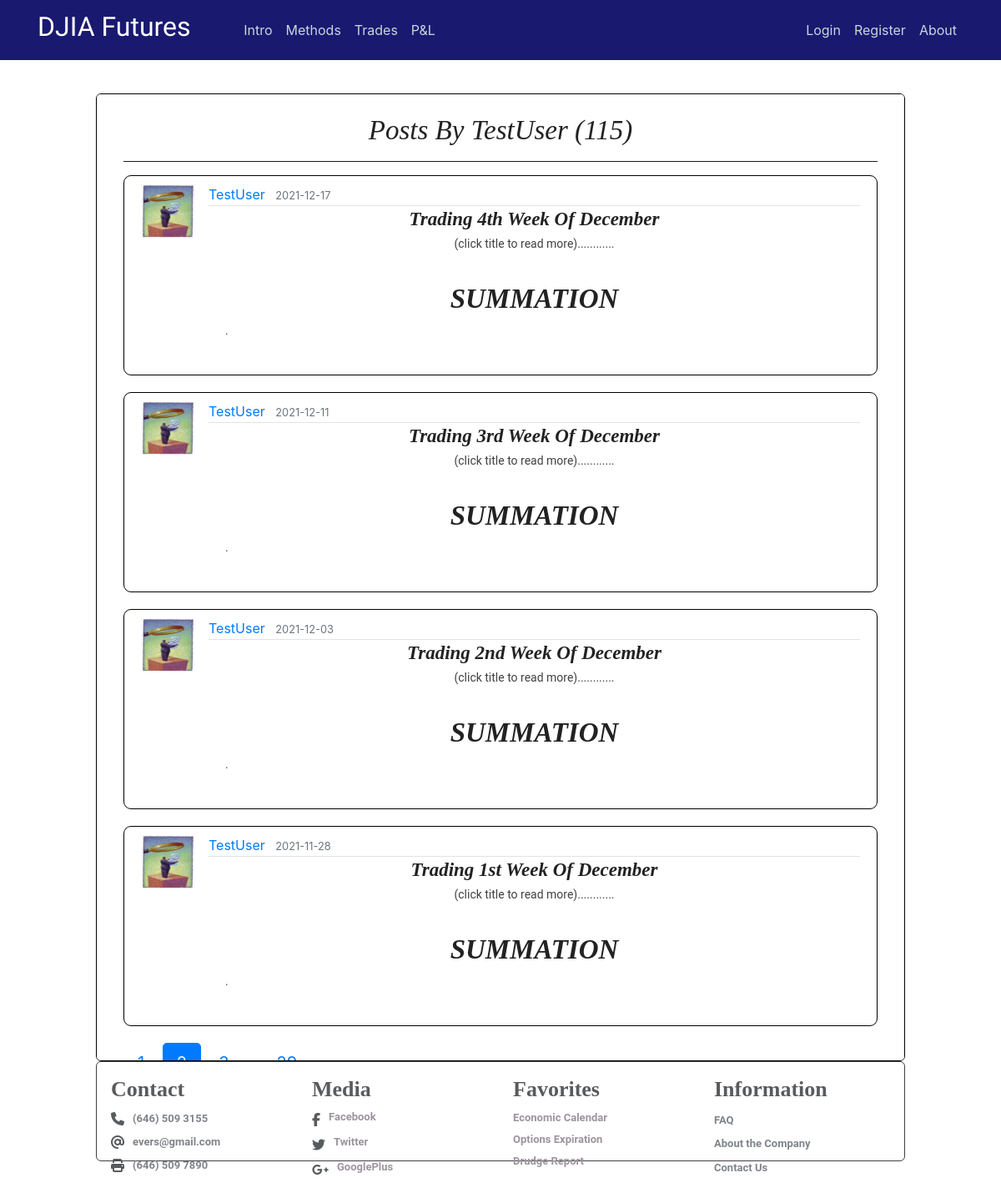
The app's page /user/TestUser?page=2 with its own data.
### flaskblog/models.py (models this page shows, shortened)
class User(db.Model, UserMixin):
    id = db.Column(db.Integer, primary_key=True)
    username = db.Column(db.String(20), unique=True, nullable=False)
    email = db.Column(db.String(120), unique=True, nullable=False)
    image_file = db.Column(db.String(20), nullable=False, default='default.jpg')
    password = db.Column(db.String(60), nullable=False)
    posts = db.relationship('Post', backref='author', lazy=True)

class Post(db.Model):
    id = db.Column(db.Integer, primary_key=True)
    title = db.Column(db.String(100), nullable=False)
    date_posted = db.Column(db.DateTime, nullable=False, default=datetime.utcnow)
    content = db.Column(db.Text, nullable=False)
    user_id = db.Column(db.Integer, db.ForeignKey('user.id'), nullable=False)
    teaser_title = db.Column(db.Text, nullable=True)
    teaser_details = db.Column(db.Text, nullable=True)
    teaser_caption = db.Column(db.Text, nullable=True)
    teaser_img = db.Column(db.Text, nullable=True)
    teaser_content = db.Column(db.Text, nullable=True)
    teaser_wkid = db.Column(db.Text, nullable=True)

### flaskblog/users/routes.py (the view)
@users.route("/user/<string:username>")
def user_posts(username):
    page = request.args.get('page', 1, type=int)
    user = User.query.filter_by(username=username).first_or_404()
    posts = Post.query.filter_by(author=user)\
        .order_by(Post.date_posted.desc())\
        .paginate(page=page, per_page=4)
    return render_template('user_posts.html', posts=posts, user=user)

### flaskblog/templates/user_posts.html
{% extends "layout.html" %}
{% block content %}
<div class="intro-page" style="height: 77vh;overflow: auto;">
  <div class="intro-inner-div" style="height:auto;background-color:white;border-radius:5px;">
    <center><br><h1 class="hero-header">Posts by {{ user.username }} ({{ posts.total }})</h1><hr></center>
    {% for post in posts.items %}
        <article class="media content-section" style="max-height:280px;">
          <img class="article-img" src="{{ url_for('static', filename='profile_pics/' + post.author.image_file) }}">
          <div class="media-body">
            <div class="article-metadata">
              <a class="mr-2" href="{{ url_for('users.user_posts', username=post.author.username) }}">{{ post.author.username }}</a>
              <small class="text-muted">{{ post.date_posted.strftime('%Y-%m-%d') }}</small>
            </div>
            <center><a href="{{ url_for('posts.post', post_id=post.id) }}"><h3 class="hero-header"><b>{{ post.title }}</b></h3></a>
            <p class="teaser-content" >(click title to read more)............</p></center>
            <p class="teaser-content" ><div style="overflow:hidden;max-height:120px;">
              {{ post.content|safe }}
            </p>
        </article>
    {% endfor %}
    {% for page_num in posts.iter_pages(left_edge=1, right_edge=1, left_current=1, right_current=2) %}
      {% if page_num %}
        {% if posts.page == page_num %}
          <a class="btn btn-primary btn-lg mb-8" href="{{ url_for('users.user_posts', username=user.username, page=page_num) }}">{{ page_num }}</a>
        {% else %}
          <a class="btn btn-primary-info btn-lg mb-8" href="{{ url_for('users.user_posts', username=user.username, page=page_num) }}">{{ page_num }}</a>
        {% endif %}
      {% else %}
        ...
      {% endif %}
    {% endfor %}
  </div>
</div>
{% endblock content %}

### flaskblog/templates/layout.html (shortened to what this page needs)
<!DOCTYPE html>
<html>
    <head>
      <link rel="stylesheet" href="https://maxcdn.bootstrapcdn.com/bootstrap/4.0.0/css/bootstrap.min.css">
      <link rel="stylesheet" type="text/css" href="{{ url_for('static', filename='main.css') }}">
      <link rel="stylesheet" type="text/css" href="{{ url_for('static', filename='study.css') }}">
      <link rel="stylesheet" type="text/css" href="{{ url_for('static', filename='modal.css') }}">
    </head>
    <body class="_backdrop">
    <div class="grid">
    <header class="site-header">
          <nav class="navbar navbar-expand-md navbar-dark bg-steel fixed-top">
              <div class="container">
                <a class="navbar-brand mr-2" href="/"><h2><span style="font-family:Lobster Two">DJIA Futures &nbsp &nbsp &nbsp</span></h2></a>
                <div class="collapse navbar-collapse" id="navbarToggle">
                  <div class="navbar-nav mr-auto">
                    <a class="nav-item nav-link" href="{{ url_for('main.intro') }}">Intro</a>
                    <a class="nav-item nav-link" href="{{ url_for('main.methods') }}">Methods</a>
                    <a class="nav-item nav-link" href="{{ url_for('main.trades') }}">Trades</a>
                    <a class="nav-item nav-link" href="{{ url_for('main.pnl') }}">P&L</a>
                  </div>
                  <div class="navbar-nav">
                    {% if current_user.is_authenticated and current_user.username == "GuestUser" %}
                      <a class="nav-item nav-link" href="{{ url_for('users.login') }}">Members Login</a>
                      <a class="nav-item nav-link" href="{{ url_for('users.logout') }}">Logout</a>
                      <a class="nav-item nav-link" href="{{ url_for('main.about') }}">About</a>
                    {% else %}
                      {% if current_user.is_authenticated %}
                        <a class="nav-item nav-link" href="{{ url_for('posts.new_post') }}">New Post</a>
                        <a class="nav-item nav-link" href="{{ url_for('users.account') }}">Account</a>
                        <a class="nav-item nav-link" href="{{ url_for('users.logout') }}">Logout</a>
                        <a class="nav-item nav-link" href="{{ url_for('main.about') }}">About</a>
                      {% else %}
                        <a class="nav-item nav-link" href="{{ url_for('users.login') }}">Login</a>
                        <a class="nav-item nav-link" href="{{ url_for('users.register') }}">Register</a>
                        <a class="nav-item nav-link" href="{{ url_for('main.about') }}">About</a>
                      {% endif %}
                    {% endif %}
                  </div>
                </div>
              </div>
          </nav>
    </header>
    <main role="main" class="container-fluid site-header-border-adjust col-md-10">
      <div>
        {% block content %}{% endblock %}
      </div>
    </main>
      <div style="padding-bottom: 15px;">
      <footer class="container-fluid col-md-10" style="line-height:24px;">
          <div class="footenote-page">
            <div class="footenote-inner-div">
                <div class="container-fluid col-xs-12">
                  <div class="subgrid location">
                    <div class="row">
                      <div class="col-xs-12 custom-400-col-xs-6 col-md-3 col-xl-3">
                        <h6 class="footer-info"><b>Contact</b></h6>
                        <div class="container-fluid footer-info"><span class="glyph footer-align"><i class="fas fa-phone"></i></i></span>
                          <p class="paragraph footer-contact"><span class="contact-link">(646) 509 3155</span>
                          </p>
                        </div>
                        <div class="container-fluid footer-info"><span class="glyph footer-align"><i class="fas fa-at"></i></i></span>
                          <p class="paragraph footer-contact"><span class="contact-link">evers@gmail.com</span>
                          </p>
                        </div>
                        <div class="container-fluid footer-info"><span class="glyph footer-align"><i class="fas fa-print"></i></i></span>
                          <p class="paragraph footer-contact"><span class="contact-link">(646) 509 7890</span>
                          </p>
                        </div>
                      </div>
                      <div class="col-xs-12 custom-400-col-xs-6 col-md-3 col-xl-3">
                        <h6 class="footer-info"><b>Media</b></h6>
                          <div class="container-fluid footer-info"><span class="glyph footer-align"><i class="fab fa-facebook-f"></i></i></span>
                            <a class="link-text footer-content" href="https://www.facebook.com/">Facebook</a>
                          </div>
                          <div class="container-fluid footer-info"><span class="glyph footer-align"><i class="fab fa-twitter"></i></i></span>
                            <a class="link-text footer-content" href="https://twitter.com/">Twitter</a>
                          </div>
                          <div class="container-fluid footer-info"><span class="glyph footer-align"><i class="fab fa-google-plus-g"></i></i></span>
                            <a class="link-text footer-content" href="">GooglePlus</a>
                          </div>
                      </div>
                      <div class="col-xs-12 custom-400-col-xs-6 col-md-3 col-xl-3">
                        <h6 class="footer-info"><b>Favorites</b></h6>
                          <ul class="unorder-list footer-info">
                            <li class="list-item footer-info"><a class="link-text footer-content" href="https://us.econoday.com/byweek.asp?cust=us" target="_blank">Economic Calendar</a></li>
                            <li class="list-item footer-info"><a class="link-text footer-content" href="https://www.theocc.com/about/publications/expiration-calendar.jsp" target="_blank">Options Expiration</a></li>
                            <li class="list-item footer-info"><a class="link-text footer-content" href="https://www.drudgereport.com/" target="_blank">Drudge Report</a></li>
                            <li class="list-item footer-info"><a class="link-text footer-content" href="https://www.zerohedge.com/" target="_blank">Zero Hedge</a></li>
                          </ul>
                      </div>
                      <div class="col-xs-12 custom-400-col-xs-6 col-md-3 col-xl-3">
                        <h6 class="footer-info"><b>Information</b></h6>
                          <ul class="link-list info">
                            <li class="list-item-link"><a href="#">FAQ</a>
                            </li>
                            <li class="list-item-link"><a href="#">About the Company</a>
                            </li>
                            <li class="list-item-link"><a href="#">Contact Us</a>
                            </li>
                          </ul>
                      </div>
                    </div>
                  </div>
                </div>
            </div>
          </div></footer>
      </div>
    </div>
    </body>
</html>

### flaskblog/static/main.css (style rules this page uses)
body { margin-top: 5rem; }
._backdrop { top: 0px; left: 0px; right: 0px; bottom: 0px; background-image: url(img/stocks.jpg); background-size: cover; z-index: 0; }
.adjust-doc-border-intro { padding-right: 20px; padding-left: 20px; padding-top: 20px; padding-bottom: 20px; }
.footenote-page { border: 1px solid black; border-radius: 6px; padding-right: 2px; padding-left: 2px; max-height: 120px; background-color: #fff; opacity: 0.75; }
.footenote-inner-div { height: 9vh; overflow: auto; }
.intro-page { border-radius: 6px; border: 1px solid black; background-color: white; padding-right: 12px; padding-left: 12px; }
.intro-inner-div { height: 75vh; overflow: auto; padding-right: 20px; padding-left: 20px; }
.doc-clear { clear: both; display: block; }
hr { margin-top: 1rem; margin-bottom: 1rem; border: 0; border-top: 1px solid rgba(0, 0, 0, 0.89); }
p.teaser-content { color: #414141; font-size: 14px; font-family: 'Roboto', Arial, 'Helvetica Neue', Helvetica, sans-serif; line-height: 1.5; }
.bg-steel { background-color: midnightblue; }
.site-header .navbar-nav .nav-link { color: #cbd5db; }
.site-header-border-adjust { margin-top: 7rem; }
.content-section { background: #ffffff; padding: 10px 20px; border: 1px solid #000000; border-radius: 9px; margin-bottom: 20px; }
.article-img { height: 65px; width: 65px; margin-right: 16px; }
.article-metadata { padding-bottom: 1px; margin-bottom: 4px; border-bottom: 1px solid #e3e3e3 }

### flaskblog/static/modal.css (style rules this page uses)
.row:after { content: ""; display: table; clear: both; }
img { margin-bottom: -4px; }

### records on screen
User: username "TestUser"
Post: image_file (picture), author.username "TestUser", date_posted "2021-12-17", title "Trading 4th Week Of December", content "SUMMATION ."
Post: image_file (picture), author.username "TestUser", date_posted "2021-12-11", title "Trading 3rd Week Of December", content "SUMMATION ."
Post: image_file (picture), author.username "TestUser", date_posted "2021-12-03", title "Trading 2nd Week Of December", content "SUMMATION ."
Post: image_file (picture), author.username "TestUser", date_posted "2021-11-28", title "Trading 1st Week Of December", content "SUMMATION ."

### other values on screen
{{ posts.total }} "115"
